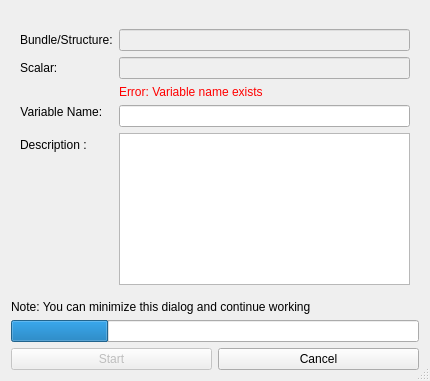
<?xml version="1.0" encoding="UTF-8"?>
<ui version="4.0">
 <class>ExportScalar</class>
 <widget class="QDialog" name="ExportScalar">
  <property name="windowModality">
   <enum>Qt::ApplicationModal</enum>
  </property>
  <property name="geometry">
   <rect>
    <x>0</x>
    <y>0</y>
    <width>430</width>
    <height>381</height>
   </rect>
  </property>
  <property name="windowTitle">
   <string>Export Scalar into DB</string>
  </property>
  <property name="locale">
   <locale language="English" country="UnitedStates"/>
  </property>
  <property name="sizeGripEnabled">
   <bool>true</bool>
  </property>
  <property name="modal">
   <bool>false</bool>
  </property>
  <layout class="QHBoxLayout" name="horizontalLayout">
   <item>
    <widget class="QFrame" name="frame">
     <property name="minimumSize">
      <size>
       <width>340</width>
       <height>0</height>
      </size>
     </property>
     <property name="frameShape">
      <enum>QFrame::NoFrame</enum>
     </property>
     <property name="frameShadow">
      <enum>QFrame::Raised</enum>
     </property>
     <layout class="QVBoxLayout" name="verticalLayout" stretch="1,0,0,0">
      <property name="leftMargin">
       <number>0</number>
      </property>
      <property name="rightMargin">
       <number>0</number>
      </property>
      <property name="bottomMargin">
       <number>0</number>
      </property>
      <item>
       <widget class="QFrame" name="frame_2">
        <property name="frameShape">
         <enum>QFrame::NoFrame</enum>
        </property>
        <property name="frameShadow">
         <enum>QFrame::Raised</enum>
        </property>
        <layout class="QFormLayout" name="formLayout">
         <property name="fieldGrowthPolicy">
          <enum>QFormLayout::AllNonFixedFieldsGrow</enum>
         </property>
         <item row="1" column="0">
          <widget class="QLabel" name="label_2">
           <property name="text">
            <string>Scalar:</string>
           </property>
           <property name="buddy">
            <cstring>metric_label</cstring>
           </property>
          </widget>
         </item>
         <item row="1" column="1">
          <widget class="QLineEdit" name="metric_label">
           <property name="enabled">
            <bool>false</bool>
           </property>
           <property name="readOnly">
            <bool>true</bool>
           </property>
          </widget>
         </item>
         <item row="2" column="1">
          <widget class="QLabel" name="error_str">
           <property name="styleSheet">
            <string notr="true">
color: rgb(255, 0, 0);</string>
           </property>
           <property name="text">
            <string>Error: Variable name exists</string>
           </property>
          </widget>
         </item>
         <item row="3" column="0">
          <widget class="QLabel" name="var_name">
           <property name="maximumSize">
            <size>
             <width>16777215</width>
             <height>23</height>
            </size>
           </property>
           <property name="font">
            <font>
             <weight>50</weight>
             <bold>false</bold>
            </font>
           </property>
           <property name="text">
            <string>Variable Name: </string>
           </property>
           <property name="alignment">
            <set>Qt::AlignHCenter|Qt::AlignTop</set>
           </property>
           <property name="buddy">
            <cstring>var_name_input</cstring>
           </property>
          </widget>
         </item>
         <item row="3" column="1">
          <widget class="QLineEdit" name="var_name_input"/>
         </item>
         <item row="6" column="0">
          <widget class="QLabel" name="label">
           <property name="text">
            <string>Description :</string>
           </property>
           <property name="buddy">
            <cstring>var_description</cstring>
           </property>
          </widget>
         </item>
         <item row="6" column="1">
          <widget class="QPlainTextEdit" name="var_description"/>
         </item>
         <item row="0" column="1">
          <widget class="QLineEdit" name="struct_name_label">
           <property name="enabled">
            <bool>false</bool>
           </property>
           <property name="readOnly">
            <bool>true</bool>
           </property>
          </widget>
         </item>
         <item row="0" column="0">
          <widget class="QLabel" name="label_3">
           <property name="text">
            <string>Bundle/Structure:</string>
           </property>
           <property name="buddy">
            <cstring>struct_name_label</cstring>
           </property>
          </widget>
         </item>
        </layout>
       </widget>
      </item>
      <item>
       <widget class="QLabel" name="tip_label">
        <property name="text">
         <string>Note: You can minimize this dialog and continue working</string>
        </property>
       </widget>
      </item>
      <item>
       <widget class="QProgressBar" name="progressBar">
        <property name="value">
         <number>24</number>
        </property>
        <property name="textVisible">
         <bool>false</bool>
        </property>
        <property name="textDirection">
         <enum>QProgressBar::TopToBottom</enum>
        </property>
       </widget>
      </item>
      <item>
       <widget class="QFrame" name="frame_4">
        <property name="frameShape">
         <enum>QFrame::NoFrame</enum>
        </property>
        <property name="frameShadow">
         <enum>QFrame::Raised</enum>
        </property>
        <layout class="QHBoxLayout" name="horizontalLayout_2">
         <property name="leftMargin">
          <number>0</number>
         </property>
         <property name="topMargin">
          <number>0</number>
         </property>
         <property name="rightMargin">
          <number>0</number>
         </property>
         <property name="bottomMargin">
          <number>0</number>
         </property>
         <item>
          <widget class="QPushButton" name="start_button">
           <property name="enabled">
            <bool>false</bool>
           </property>
           <property name="text">
            <string>Start</string>
           </property>
          </widget>
         </item>
         <item>
          <widget class="QPushButton" name="cancel_button">
           <property name="enabled">
            <bool>true</bool>
           </property>
           <property name="text">
            <string>Cancel</string>
           </property>
          </widget>
         </item>
        </layout>
       </widget>
      </item>
     </layout>
    </widget>
   </item>
  </layout>
 </widget>
 <resources/>
 <connections>
  <connection>
   <sender>cancel_button</sender>
   <signal>clicked()</signal>
   <receiver>ExportScalar</receiver>
   <slot>reject()</slot>
   <hints>
    <hint type="sourcelabel">
     <x>402</x>
     <y>479</y>
    </hint>
    <hint type="destinationlabel">
     <x>368</x>
     <y>-8</y>
    </hint>
   </hints>
  </connection>
 </connections>
</ui>
